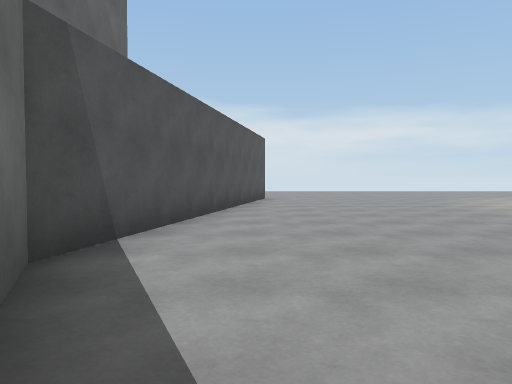
[1] (above)

24 first-person views from a walk through a scene from a Unity 3-D project. The camera is 1.2 m above the floor, tilts 2° down and sees 70° across. The floor is counted in squares, 2 m on a side. Each view is taken from the middle of a square. On the plan, view 1 faces up. The plan holds only what a view shows up to about 10 squares ahead; the rest is blank. The place goes on beyond the plan. Surface patterns are stand-ins for the level's own textures.

[2]
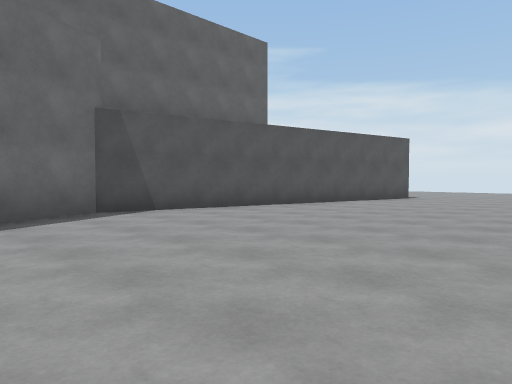

[3]
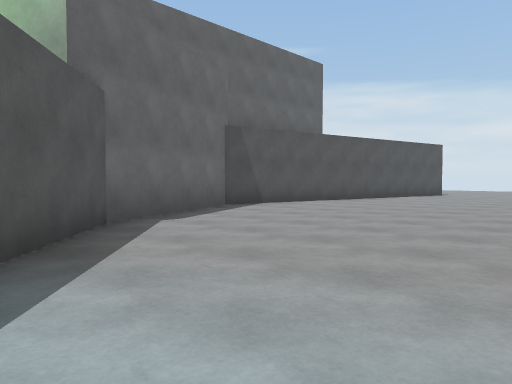

[4]
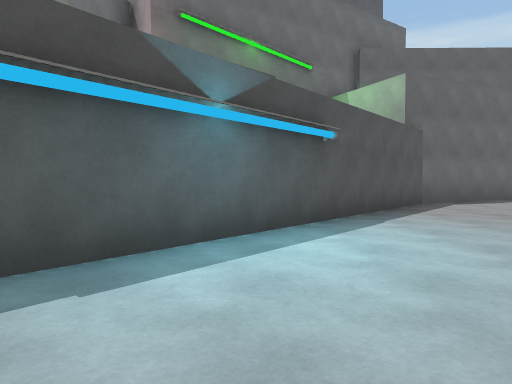

[5]
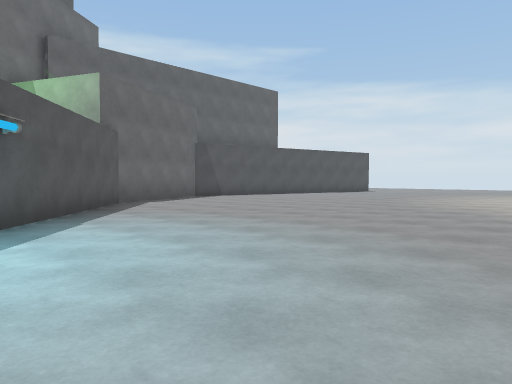

[6]
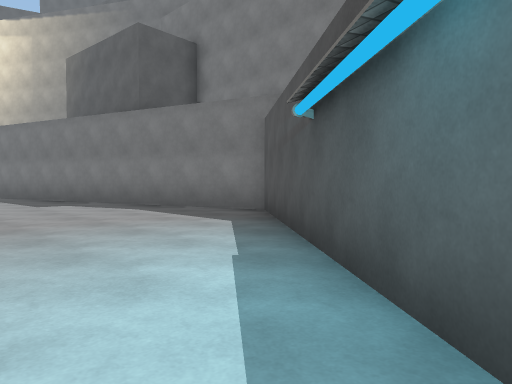

[7]
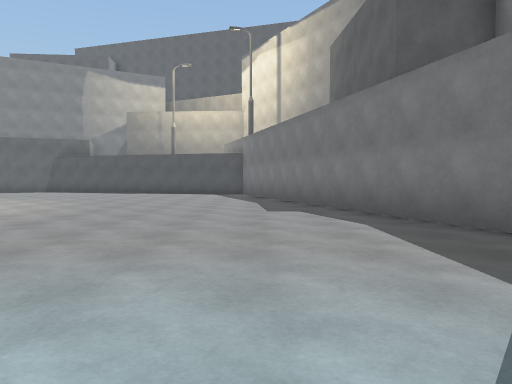

[8]
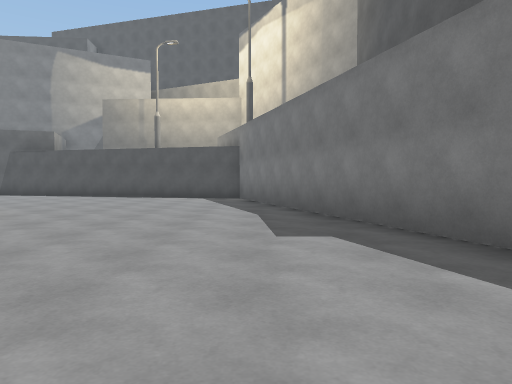

[9]
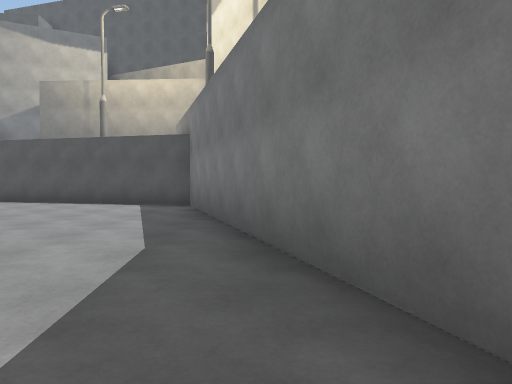

[10]
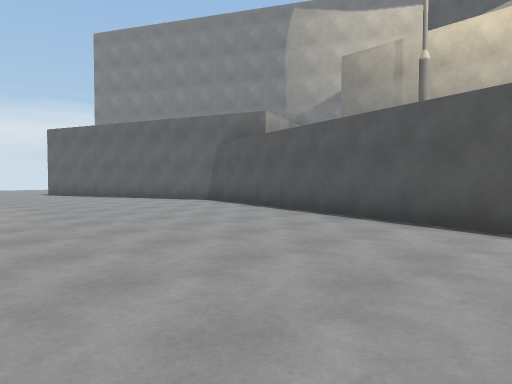

[11]
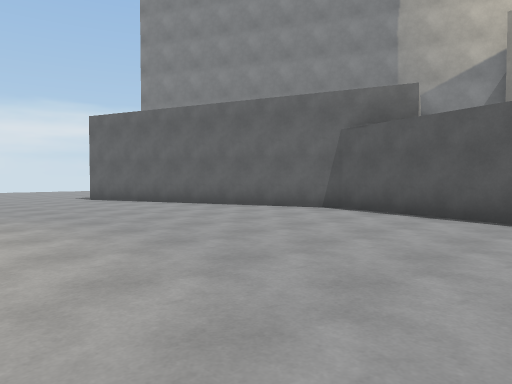

[12]
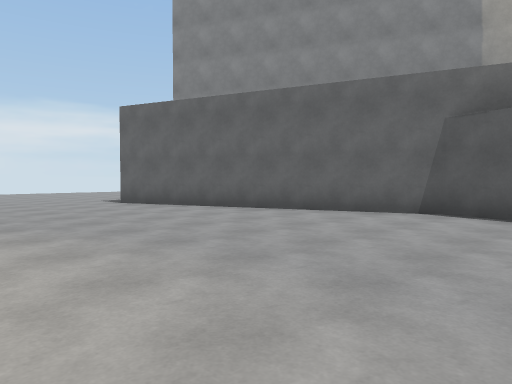

[13]
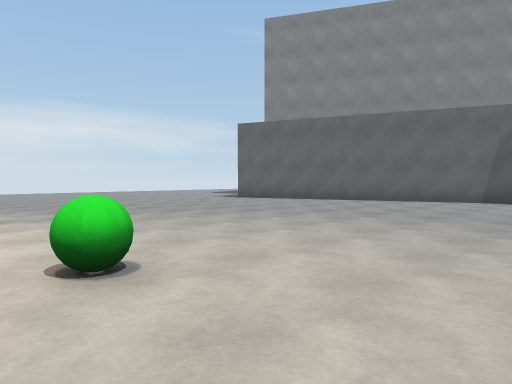

[14]
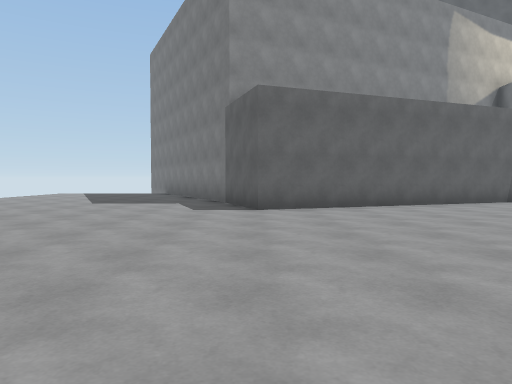

[15]
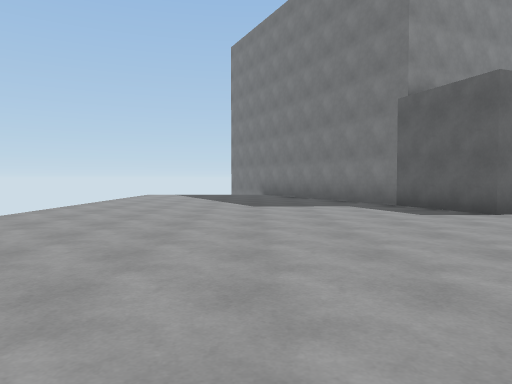

[16]
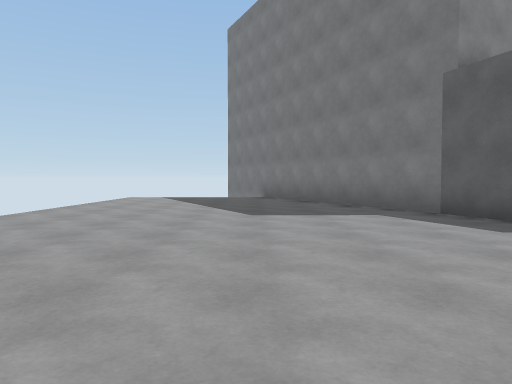

[17]
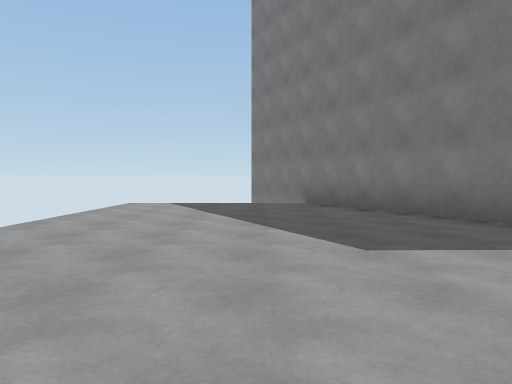

[18]
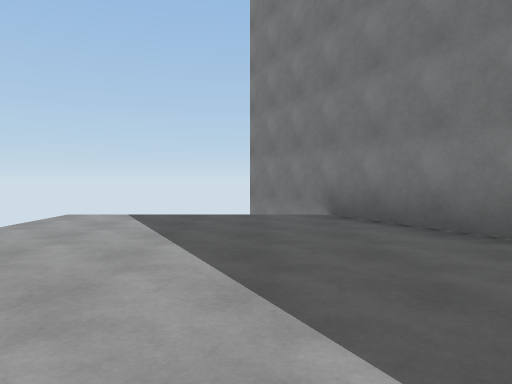

[19]
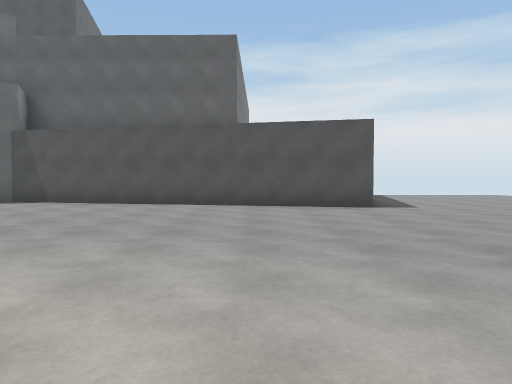

[20]
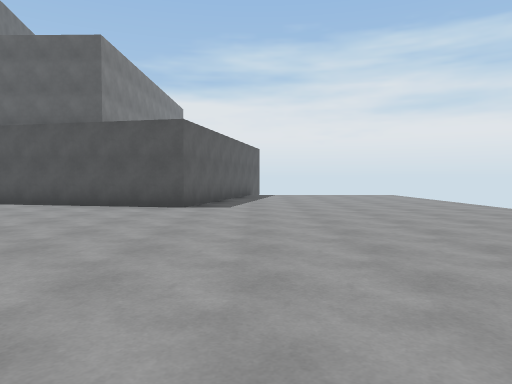

[21]
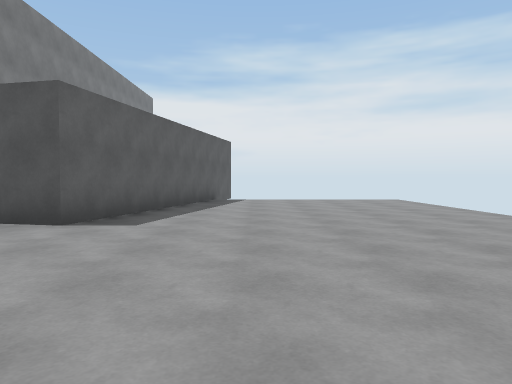

[22]
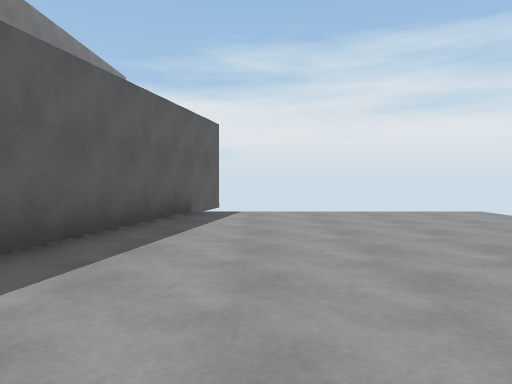

[23]
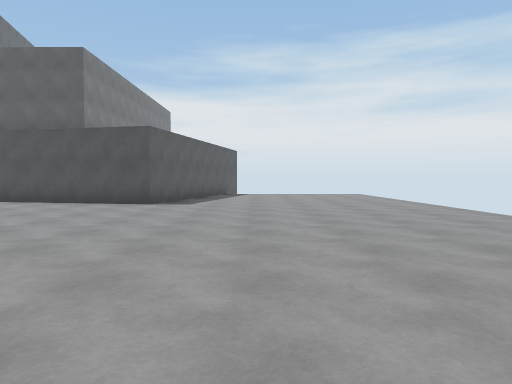

[24]
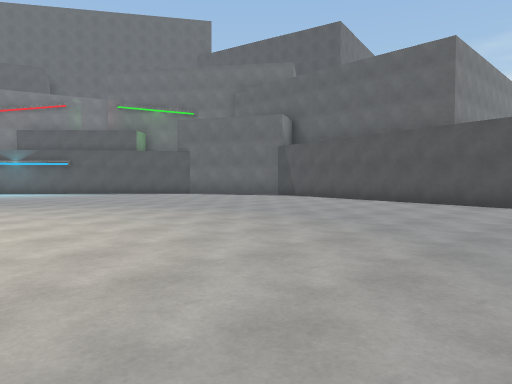

### Floor plan
Points are (right, up) in squares from view 1. A wall is a line through its corners. A room is listed if a view was taken in it or the views show most of it. See-through windows are left out.
Room 1 (views 1, 2, 3, 4, 5, 6, 7, 8, 9, 10, 11, 12, 13, 14, 15, 16, 17, 18, 19, 20, 21, 22, 23, 24)
walls: (-6.5, 12.9) (0.3, 11.5) (-1.6, 2.6) (0, -0.9) (10, -9.2) (21.4, -5.5) (23.6, 3.1) (21.1, 10) (23.4, 10.8) (30.6, 14.4)
objects: green ball (14, 3)

Where each view was taken, in squares from view 1:
view 1: 0 up, 0 right, facing up
view 2: 0 up, 5 right, facing up-left
view 3: 3 down, 5 right, facing up-left
view 4: 5 down, 9 right, facing left
view 5: 5 down, 9 right, facing up-left
view 6: 4 down, 5 right, facing down-right
view 7: 6 down, 7 right, facing right
view 8: 6 down, 10 right, facing right
view 9: 7 down, 13 right, facing right
view 10: 5 down, 17 right, facing up-right
view 11: 1 down, 17 right, facing up-right
view 12: 1 up, 17 right, facing up-right
view 13: 1 up, 13 right, facing up-right
view 14: 10 up, 14 right, facing right
view 15: 14 up, 15 right, facing right
view 16: 14 up, 17 right, facing right
view 17: 15 up, 20 right, facing right
view 18: 15 up, 23 right, facing right
view 19: 9 up, 8 right, facing left
view 20: 13 up, 8 right, facing left
view 21: 14 up, 5 right, facing left
view 22: 14 up, 1 right, facing left
view 23: 14 up, 9 right, facing left
view 24: 12 up, 9 right, facing down-left
